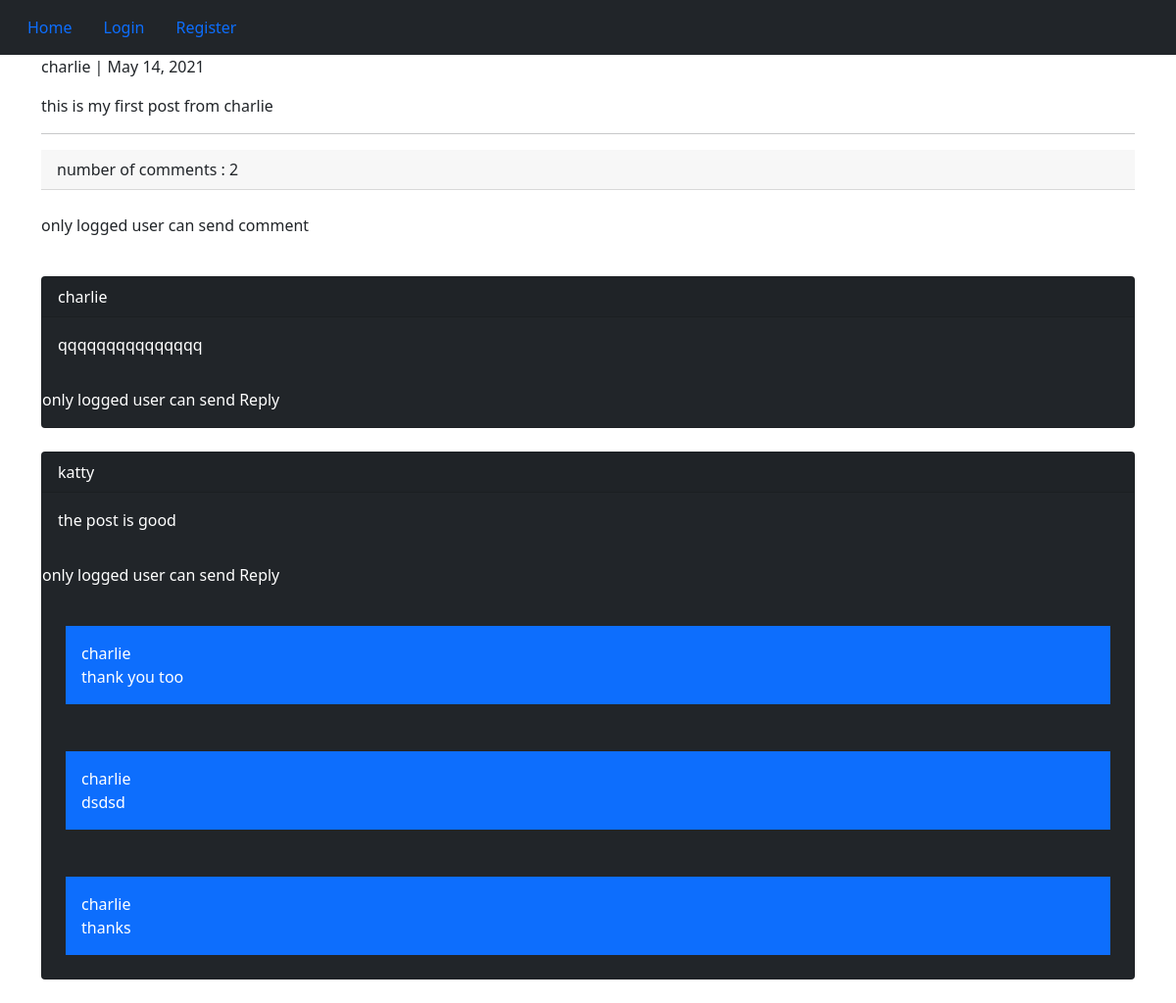
The app's page /2021/5/14/this-is-my-first-post-from-cha/ with its own data.
### posts/models.py (models this page shows, shortened)
class Post (models.Model):
    user =      models.ForeignKey(User, on_delete = models.CASCADE)
    body =      models.TextField(max_length = 500)
    slug =      models.SlugField(max_length = 200)
    created =   models.DateTimeField(auto_now_add = True)
    class Meta :
        ordering = ('-created',)

class Comment(models.Model):
    user =      models.ForeignKey(User, on_delete=models.CASCADE , related_name='usercomments')
    post =      models.ForeignKey(Post, on_delete=models.CASCADE , related_name='postcomments')
    reply =     models.ForeignKey('self', on_delete=models.CASCADE, null=True, blank=True, related_name='replies' )
    is_reply =  models.BooleanField(default=False)
    body =      models.TextField(max_length=400)
    created =   models.DateTimeField(auto_now_add=True)
    class Meta :
        ordering = ('-created',)

### posts/views.py (the view)
# urls.py: path('<int:year>/<int:month>/<int:day>/<slug:slug>/', views.post_detail, name='post_detail'),
def post_detail(request, year, month, day, slug):
    the_post = get_object_or_404( Post, created__year = year, created__month = month, created__day = day, slug = slug )
    comments = the_post.postcomments.filter(is_reply = False)
    reply_form = AddReplyForm()
    if request.method == 'POST' :
        form = AddCommentForm(request.POST)
        if form.is_valid():
            newcom = form.save(commit=False)
            newcom.user = request.user
            newcom.post = the_post
            newcom.save()
            messages.success(request, 'your comment send successfully', 'success')
    else :
        form = AddCommentForm()
    context = {
        'post' : the_post,
        'comments' : comments ,
        'form' : form,
        'reply_form' : reply_form
    }
    return render(request,'posts/post_detail.html', context)

### posts/templates/posts/post_detail.html (shortened to what this page needs)
{% extends 'base.html' %}
{% block content %}
    <p>{{ post.user }} |  {{ post.created|date }}</p>
    <p>{{ post.body }}</p>
    <hr />
    <p class='card-header' >number of comments : {{ comments.count }}</p>
    <br />
    {% if request.user.is_authenticated %}
        <form action='' method='POST' novalidate>
            {% csrf_token %}
            {{ form.as_p }}
            <input type='submit' value='Send comment' class='btn btn-primary' >
        </form>
    {% else %}
        <p>only logged user can send comment</p>
    {% endif %}
    <br />
    {% for comment in comments %}
        <div class='card bg-dark text-white' >
            <p class='card-header' >{{ comment.user }}</p>
            <p class='card-body' >{{ comment.body }}</p>
            {% if request.user.is_authenticated %}
            <div class ='card-body' >
                <form action='{% url "posts:add_reply" comment.id %}' method='POST' >
                    {% csrf_token %}
                    {{ form.as_p }}
                    <input type='submit' value='Send Reply' class='btn btn-primary' >
                </form>
            </div>
            {% else %}
                <p>only logged user can send Reply</p>
            {% endif %}
            {% for reply in comment.replies.all %}
                <p class='bg-primary text-white p-3 m-4' >{{ reply.user }} <br /> {{ reply.body }} </p>
            {% endfor %}
        </div>
        <br />
    {% empty %}
        <p class='card-header' > no comments </p>
    {% endfor %}
{% endblock %}

### templates/base.html (shortened to what this page needs)
<!DOCTYPE html>
<html>
    <head>
        <link href="https://cdn.jsdelivr.net/npm/bootstrap@5.0.0-beta3/dist/css/bootstrap.min.css" rel="stylesheet">
    </head>
    <body>
        {% include 'inc/navbar.html' %}
        <div class="container" >
            {% block content %} {% endblock %}
        </div>
    </body>
</html>

### templates/inc/navbar.html
<nav class="navbar navbar-expand-lg navbar-dark bg-dark">
    <div class="container-fluid">
      <div class="collapse navbar-collapse" id="navbarNav">
        <a class="nav-link active" aria-current="page" href="{% url 'posts:all_posts' %}">Home</a>
        {% if request.user.is_authenticated %}
        <a class="nav-link active" aria-current="page" href="{% url 'usermanage:logout' %}">Logout</a>
        <a class="nav-link active" aria-current="page" href="{% url 'posts:add_post' %}">Add Post</a>
        {% else %}
        <a class="nav-link active" aria-current="page" href="{% url 'usermanage:login' %}">Login</a>
        <a class="nav-link active" aria-current="page" href="{% url 'usermanage:register' %}">Register</a>
        {% endif %}
      </div>
    </div>
  </nav>

### records on screen
Post: user "charlie", created "May 14, 2021", body "this is my first post from charlie"
Comment: user "charlie", body "qqqqqqqqqqqqqqq"
Comment: user "katty", body "the post is good"
Comment: user "charlie", body "thank you too"
Comment: user "charlie", body "dsdsd"
Comment: user "charlie", body "thanks"

### other values on screen
{{ comments.count }} "2"
